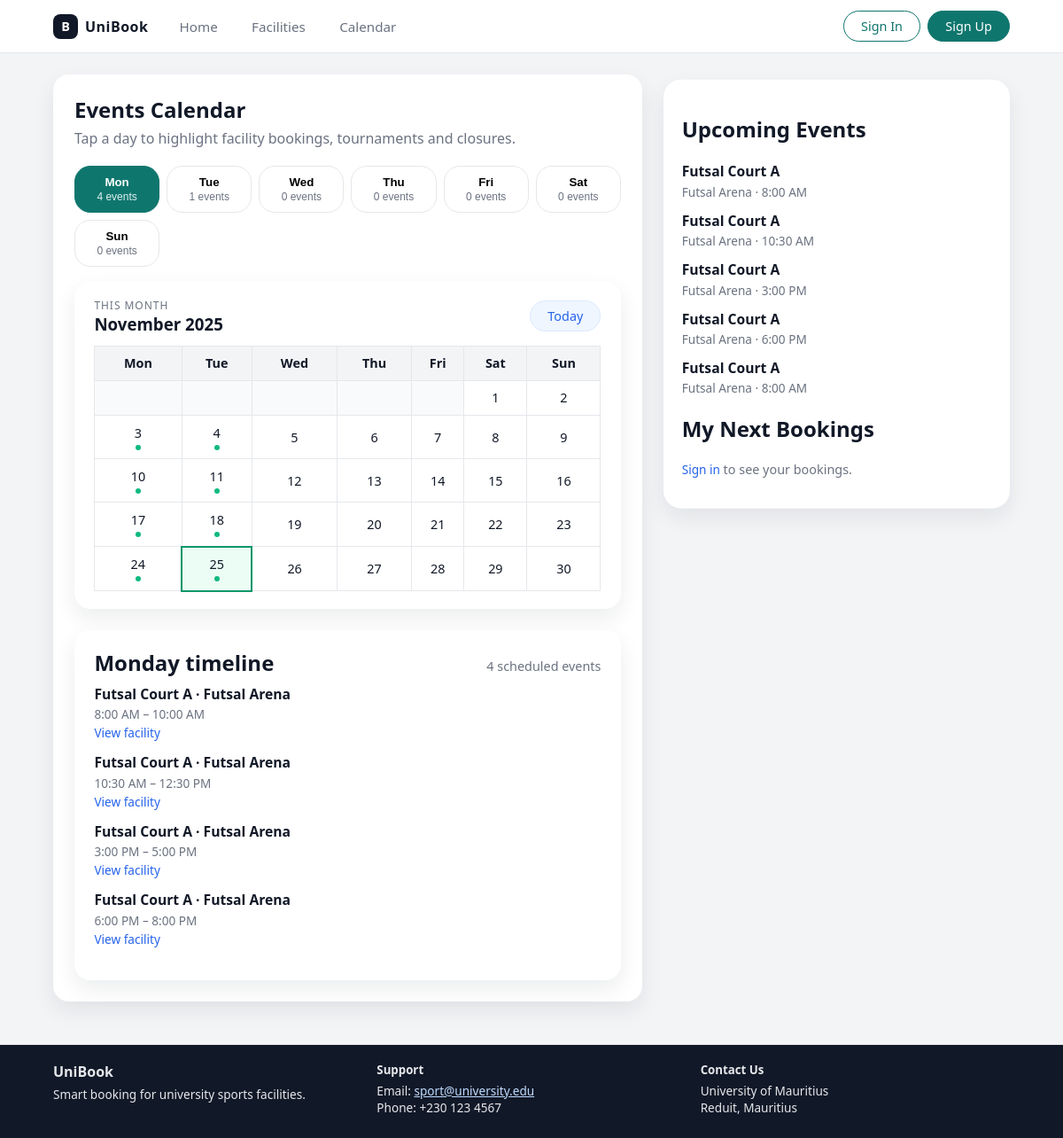
Before: /calendar/ with the older database file.
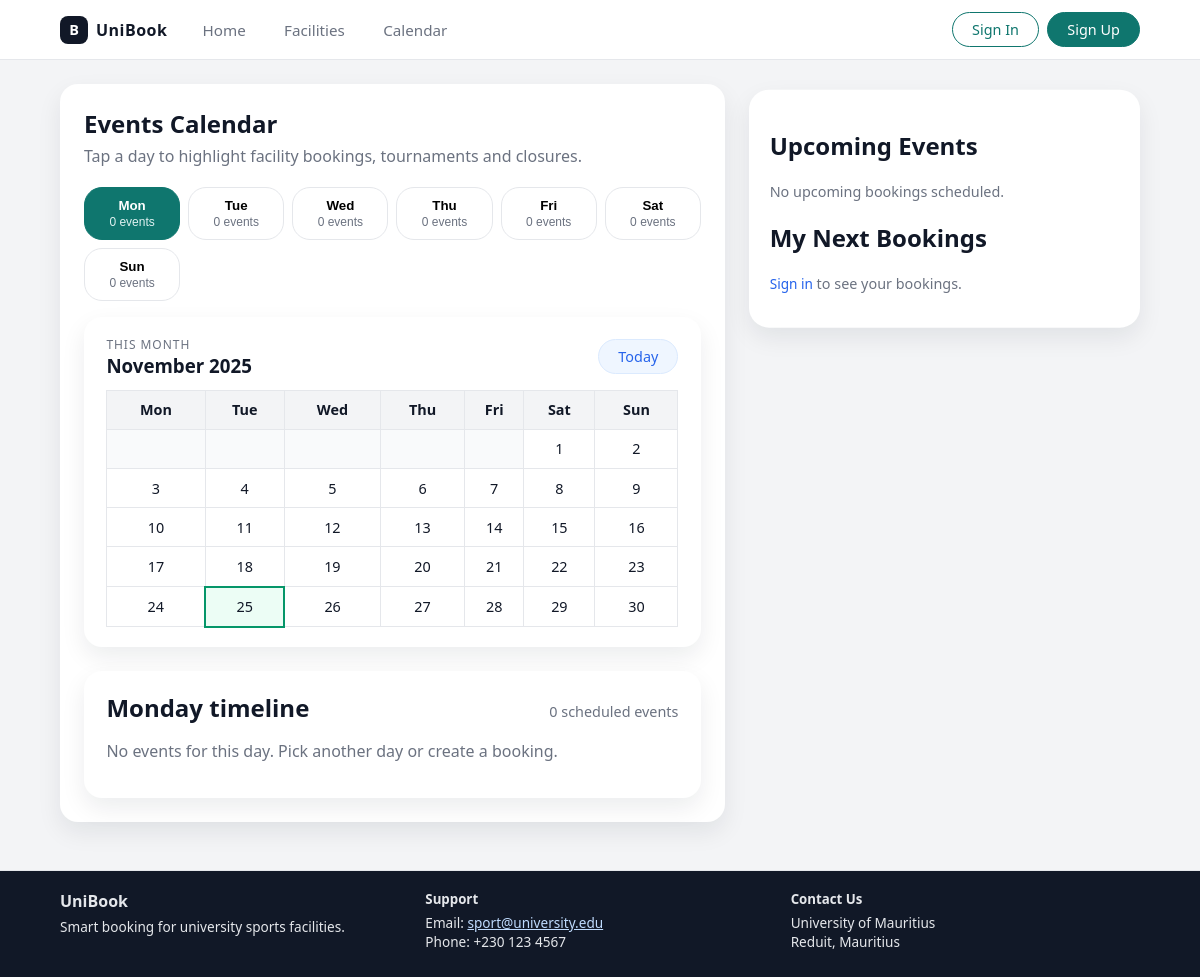
After: the same page with the newer database file.
### booking_sys/models.py (models this page shows, shortened)
class Booking(models.Model):
    FULFILLMENT_STATUS = [
        ('no', 'No'),
        ('yes', 'Yes'),
        ('cancelled', 'Cancelled'),
    ]
    booking_id = models.UUIDField(primary_key=True, default=uuid.uuid4, editable=False)
    user = models.ForeignKey(User, on_delete=models.CASCADE, related_name='bookings')
    slot = models.ForeignKey(Slot, on_delete=models.CASCADE, related_name='bookings')
    booking_date_time = models.DateTimeField(auto_now_add=True)
    notes = models.TextField(blank=True, default="None")
    fulfilled = models.CharField(max_length=10, choices=FULFILLMENT_STATUS, default='no')
    class Meta:
        constraints = [
            models.UniqueConstraint(fields=['slot'], name='unique_slot_booking')
        ]

class Slot(models.Model):
    SLOT_TYPES = [
        ('regular', 'Regular'),
        ('peak', 'Peak Hours'),
        ('off_peak', 'Off-Peak'),
    ]
    SLOT_STATUS = [
        ('available', 'Available'),
        ('booked', 'Booked'),
        ('blocked', 'Blocked'),
    ]
    slot_id = models.UUIDField(primary_key=True, default=uuid.uuid4, editable=False)
    court = models.ForeignKey(Court, on_delete=models.CASCADE, related_name='slots')
    day_of_week = models.IntegerField(choices=Availability.DAYS_OF_WEEK)
    start_time = models.TimeField()
    end_time = models.TimeField()
    slot_type = models.CharField(max_length=10, choices=SLOT_TYPES, default='regular')
    slot_status = models.CharField(max_length=20, choices=SLOT_STATUS, default='available')

class Court(models.Model):
    COURT_STATUS = [
        ('available', 'Available'),
        ('maintenance', 'Under Maintenance'),
        ('closed', 'Closed'),
    ]
    court_id = models.UUIDField(primary_key=True, default=uuid.uuid4, editable=False)
    facility = models.ForeignKey(Facility, on_delete=models.CASCADE, related_name='courts')
    court_name = models.CharField(max_length=200)
    sport_type = models.CharField(max_length=100)
    capacity = models.PositiveIntegerField(validators=[MinValueValidator(1), MaxValueValidator(1000)])
    notes = models.TextField(blank=True, default="None")
    court_status = models.CharField(max_length=20, choices=COURT_STATUS, default='available')

class Facility(models.Model):
    FACILITY_TYPES = [
        ('sports', 'Sports'),
        ('recreation', 'Recreation'),
        ('academic', 'Academic'),
        ('other', 'Other'),
    ]
    FACILITY_STATUS = [
        ('available', 'Available'),
        ('maintenance', 'Under Maintenance'),
        ('closed', 'Closed'),
    ]
    facility_id = models.UUIDField(primary_key=True, default=uuid.uuid4, editable=False)
    facility_name = models.CharField(max_length=200)
    facility_type = models.CharField(max_length=20, choices=FACILITY_TYPES)
    location = models.CharField(max_length=300)
    description = models.TextField(blank=True)
    facility_status = models.CharField(max_length=20, choices=FACILITY_STATUS, default='available')

### booking_sys/views.py (the view)
# urls.py: path('calendar/', views.calendar_view, name='calendar'),
@require_http_methods(["GET"])
def calendar_view(request):
    from calendar import monthcalendar, month_name
    from datetime import date
    courts = Court.objects.filter(court_status='available')
    user_bookings = []
    if request.user.is_authenticated:
        user_bookings = Booking.objects.filter(user=request.user, fulfilled='no').order_by('booking_date_time')[:10]
    upcoming_bookings = Booking.objects.filter(fulfilled='no').select_related(
        'slot__court__facility'
    ).order_by('slot__day_of_week', 'slot__start_time')
    selected_day_param = request.GET.get('day')
    try:
        selected_day = int(selected_day_param) if selected_day_param is not None else None
        if selected_day is not None and selected_day not in range(7):
            selected_day = None
    except ValueError:
        selected_day = None
    day_names = ['Monday', 'Tuesday', 'Wednesday', 'Thursday', 'Friday', 'Saturday', 'Sunday']
    calendar_days = []
    for idx, name in enumerate(day_names):
        day_bookings = [b for b in upcoming_bookings if b.slot.day_of_week == idx]
        calendar_days.append({
            'index': idx,
            'name': name,
            'bookings': day_bookings,
            'count': len(day_bookings),
            'is_selected': selected_day == idx
        })
    selected_index = 0
    selected_day_bookings = []
    selected_entry = None
    if calendar_days:
        if selected_day is not None:
            selected_index = selected_day
        else:
            calendar_days[0]['is_selected'] = True
        selected_entry = calendar_days[selected_index]
        selected_day_bookings = selected_entry['bookings']
    today = timezone.localdate()
    current_year = today.year
    current_month = today.month
    current_day = today.day
    cal = monthcalendar(current_year, current_month)
    if current_month == 1:
        prev_month = 12
        prev_year = current_year - 1
    else:
        prev_month = current_month - 1
        prev_year = current_year
    if current_month == 12:
        next_month = 1
        next_year = current_year + 1
    else:
        next_month = current_month + 1
        next_year = current_year
    days_with_events = set()
    for booking in upcoming_bookings:
        days_with_events.add(booking.slot.day_of_week)
    calendar_weeks = []
    for week in cal:
        week_data = []
        for day_index, day in enumerate(week):
            if day == 0:
                week_data.append({'day': None, 'is_today': False, 'has_event': False, 'is_current_month': False})
            else:
                is_today = (day == current_day)
                has_event = day_index in days_with_events
                week_data.append({
                    'day': day,
                    'is_today': is_today,
                    'has_event': has_event,
                    'is_current_month': True
                })
        calendar_weeks.append(week_data)
    context = {
        'courts': courts,
        'user_bookings': user_bookings,
        'upcoming_bookings': upcoming_bookings[:20],
        'calendar_days': calendar_days,
        'selected_day_bookings': selected_day_bookings,
        'selected_day_index': selected_index,
        'selected_day_entry': selected_entry,
        'current_month_label': today.strftime('%B %Y'),
        'calendar_weeks': calendar_weeks,
        'current_year': current_year,
        'current_month': current_month,
        'prev_month': prev_month,
        'prev_year': prev_year,
        'next_month': next_month,
        'next_year': next_year,
    }
    return render(request, 'calendar.html', context)

### booking_sys/templates/calendar.html (shortened to what this page needs)
{% extends 'base.html' %}
{% block content %}
<section class="section calendar-layout">
  <div class="calendar-main">
    <div class="section-header">
      <h1>Events Calendar</h1>
      <p>Tap a day to highlight facility bookings, tournaments and closures.</p>
    </div>
    <form method="get" class="calendar-day-picker">
      <div class="day-pill-grid">
        {% for day in calendar_days %}
          <button type="submit"
                  name="day"
                  value="{{ day.index }}"
                  class="day-pill {% if day.is_selected %}active{% endif %}">
            <span class="day-name">{{ day.name|slice:":3" }}</span>
            <span class="day-count">{{ day.count }} events</span>
          </button>
        {% endfor %}
      </div>
    </form>
    {% include 'components/calendar_template.html' %}
    <div class="selected-day-card">
      <div class="selected-day-header">
        <h2>{{ selected_day_entry.name }} timeline</h2>
        <p>{{ selected_day_bookings|length }} scheduled event{{ selected_day_bookings|pluralize }}</p>
      </div>
      {% if selected_day_bookings %}
        <ul class="events-list">
          {% for booking in selected_day_bookings %}
            <li>
              <h3>{{ booking.slot.court.court_name }} · {{ booking.slot.court.facility.facility_name }}</h3>
              <p>{{ booking.slot.start_time|time:"g:i A" }} – {{ booking.slot.end_time|time:"g:i A" }}</p>
              <a href="{% url 'booking_sys:facility_detail' booking.slot.court.facility.facility_name|slugify %}" class="link-small">View facility</a>
            </li>
          {% endfor %}
        </ul>
      {% else %}
        <p style="color: var(--text-muted);">No events for this day. Pick another day or create a booking.</p>
      {% endif %}
    </div>
  </div>
  <aside class="calendar-sidebar">
    <div class="booking-card">
      <h2>Upcoming Events</h2>
      {% if upcoming_bookings %}
        <ul class="events-list">
          {% for booking in upcoming_bookings|slice:":5" %}
            <li>
              <h3>{{ booking.slot.court.court_name }}</h3>
              <p>{{ booking.slot.court.facility.facility_name }} · {{ booking.slot.start_time|time:"g:i A" }}</p>
            </li>
          {% endfor %}
        </ul>
      {% else %}
        <p style="color: var(--text-muted); font-size: 0.9rem;">No upcoming bookings scheduled.</p>
      {% endif %}
      <h2>My Next Bookings</h2>
      {% if user.is_authenticated %}
        {% if user_bookings %}
          <ul class="events-list">
            {% for booking in user_bookings %}
              <li>
                <h3>{{ booking.slot.court.court_name }}</h3>
                <p>{{ booking.booking_date_time|date:"M d" }} · {{ booking.slot.start_time|time:"g:i A" }} – {{ booking.slot.end_time|time:"g:i A" }}</p>
                <a href="{% url 'booking_sys:facility_detail' booking.slot.court.facility.facility_name|slugify %}" class="link-small">View booking</a>
              </li>
            {% endfor %}
          </ul>
        {% else %}
          <p style="color: var(--text-muted); font-size: 0.9rem;">No upcoming bookings. <a href="{% url 'booking_sys:facilities' %}" class="link-small">Book a facility</a></p>
        {% endif %}
      {% else %}
        <p style="color: var(--text-muted); font-size: 0.9rem;"><a href="{% url 'booking_sys:login' %}" class="link-small">Sign in</a> to see your bookings.</p>
      {% endif %}
    </div>
  </aside>
</section>
{% endblock %}

### booking_sys/templates/base.html (shortened to what this page needs)
{% load static %}
<!DOCTYPE html>
<html lang="en">
<head>
  <link rel="stylesheet" href="{% static 'css/mystyle.css' %}" />
</head>
<body>
  <header class="navbar">
    <div class="nav-left">
      <div class="brand">
        <span class="brand-logo">B</span>
        <span class="brand-name">UniBook</span>
      </div>
      <nav class="nav-links">
        <a href="{% url 'booking_sys:home' %}" class="nav-link">Home</a>
        <a href="{% url 'booking_sys:facilities' %}" class="nav-link">Facilities</a>
        <a href="{% url 'booking_sys:calendar' %}" class="nav-link">Calendar</a>
      </nav>
    </div>
    <div class="nav-right">
        {% if user.is_authenticated %}
          <a href="{% url 'booking_sys:profile' %}" class="btn btn-outline">{{ user.first_name }}</a>
          <a href="{% url 'booking_sys:logout' %}" class="btn btn-primary">Logout</a>
        {% else %}
          <a href="{% url 'booking_sys:login' %}" class="btn btn-outline">Sign In</a>
          <a href="{% url 'booking_sys:register' %}" class="btn btn-primary">Sign Up</a>
        {% endif %}
    </div>
  </header>
  <main class="page-container">
    {% block content %}{% endblock %}
  </main>
  <footer class="site-footer">
    <div class="footer-inner">
      <div>
        <h4>UniBook</h4>
        <p>Smart booking for university sports facilities.</p>
      </div>
      <div>
        <h5>Support</h5>
        <p>Email: <a href="mailto:sport@university.edu">sport@university.edu</a></p>
        <p>Phone: +230 123 4567</p>
      </div>
      <div>
        <h5>Contact Us</h5>
        <p>University of Mauritius<br />Reduit, Mauritius</p>
      </div>
    </div>
  </footer>
</body>
</html>

### booking_sys/templates/components/calendar_template.html
<div class="visual-calendar">
  <div class="visual-calendar-header">
    <div>
      <p class="calendar-label">This Month</p>
      <h3>{{ current_month_label|default:"September 2025" }}</h3>
    </div>
    <div class="calendar-nav">
      <a class="btn btn-soft" href="?day={{ selected_day_index|default:0 }}">Today</a>
    </div>
  </div>
  <table class="visual-calendar-grid">
    <thead>
      <tr>
        <th>Mon</th>
        <th>Tue</th>
        <th>Wed</th>
        <th>Thu</th>
        <th>Fri</th>
        <th>Sat</th>
        <th>Sun</th>
      </tr>
    </thead>
    <tbody>
      {% for week in calendar_weeks %}
        <tr>
          {% for day_data in week %}
            {% if day_data.day %}
              <td class="{% if day_data.is_today %}today{% endif %} {% if day_data.has_event %}has-event{% endif %}">
                {{ day_data.day }}
              </td>
            {% else %}
              <td class="muted-cell"></td>
            {% endif %}
          {% endfor %}
        </tr>
      {% endfor %}
    </tbody>
  </table>
</div>

### booking_sys/static/css/mystyle.css (style rules this page uses)
:root { --bg: #f3f4f6; --surface: #ffffff; --border-subtle: #e5e7eb; --text-main: #111827; --text-muted: #6b7280; --primary: #0f766e; --primary-soft: #e0f2f1; --primary-dark: #064e3b; --accent: #2563eb; --danger: #dc2626; --warning: #f59e0b; --radius-card: 16px; --shadow-soft: 0 10px 25px rgba(15,23,42,0.08); --font-sans: system-ui, -apple-system, BlinkMacSystemFont, "Segoe UI", sans-serif; }
*, *::before, *::after { box-sizing: border-box; }
body { margin: 0; font-family: var(--font-sans); color: var(--text-main); background: var(--bg); }
.navbar { position: sticky; top: 0; z-index: 100; background: #ffffff; border-bottom: 1px solid var(--border-subtle); display: flex; align-items: center; justify-content: space-between; padding: 0.75rem 5vw; }
.nav-left { display: flex; align-items: center; gap: 1.5rem; }
.brand { display: flex; align-items: center; gap: 0.5rem; }
.brand-logo { width: 28px; height: 28px; border-radius: 8px; background: #111827; color: #ffffff; display: inline-flex; align-items: center; justify-content: center; font-weight: 700; font-size: 0.9rem; }
.brand-name { font-weight: 600; letter-spacing: 0.03em; }
.nav-links { display: flex; gap: 1rem; }
.nav-link { font-size: 0.95rem; color: var(--text-muted); text-decoration: none; padding: 0.35rem 0.7rem; border-radius: 999px; }
.nav-right { display: flex; gap: 0.5rem; }
.btn { display: inline-flex; align-items: center; justify-content: center; padding: 0.45rem 1.2rem; border-radius: 999px; font-size: 0.9rem; font-weight: 500; border: 1px solid transparent; cursor: pointer; text-decoration: none; white-space: nowrap; }
.btn-primary { background: var(--primary); color: #ffffff; border-color: var(--primary); }
.btn-outline { background: #ffffff; color: var(--primary); border-color: var(--primary); }
.btn-soft { background: #eff6ff; color: var(--accent); border-color: #dbeafe; }
.page-container { max-width: 1200px; margin: 1.5rem auto 3rem; padding: 0 5vw; }
.section { margin-bottom: 2.5rem; }
.section-header { margin-bottom: 1.25rem; }
.section-header h1, .section-header h2 { margin: 0 0 0.35rem; }
.section-header p { margin: 0; color: var(--text-muted); }
.booking-card { position: sticky; top: 80px; background: var(--surface); border-radius: 20px; padding: 1.2rem 1.3rem 1.3rem; box-shadow: var(--shadow-soft); }
.calendar-layout { display: grid; grid-template-columns: minmax(0, 1.7fr) minmax(260px, 1fr); gap: 1.5rem; }
.calendar-main { background: var(--surface); border-radius: 18px; padding: 1.4rem 1.5rem 1.5rem; box-shadow: var(--shadow-soft); }
.calendar-sidebar .booking-card { top: 90px; }
.link-small { font-size: 0.85rem; text-decoration: none; color: var(--accent); }
.site-footer { border-top: 1px solid var(--border-subtle); background: #111827; color: #e5e7eb; padding: 1.2rem 5vw 1.6rem; }
.footer-inner { max-width: 1200px; margin: 0 auto; display: grid; grid-template-columns: repeat(auto-fit,minmax(200px,1fr)); gap: 1rem; }
.site-footer h4, .site-footer h5 { margin: 0 0 0.3rem; }
.site-footer p { margin: 0; font-size: 0.85rem; }
.site-footer a { color: #bfdbfe; }

Changed rows visible on the page:
removed Booking: slot.court.court_name "Futsal Court A", slot.court.facility.facility_name "Futsal Arena", slot.start_time "8:00 AM", slot.end_time "10:00 AM"
removed Booking: slot.court.court_name "Futsal Court A", slot.court.facility.facility_name "Futsal Arena", slot.start_time "10:30 AM", slot.end_time "12:30 PM"
removed Booking: slot.court.court_name "Futsal Court A", slot.court.facility.facility_name "Futsal Arena", slot.start_time "3:00 PM", slot.end_time "5:00 PM"
removed Booking: slot.court.court_name "Futsal Court A", slot.court.facility.facility_name "Futsal Arena", slot.start_time "6:00 PM", slot.end_time "8:00 PM"
removed Booking: slot.court.court_name "Futsal Court A", slot.court.facility.facility_name "Futsal Arena", slot.start_time "8:00 AM", shown under "Upcoming Events"
Other visible differences:
{{ selected_day_bookings|length }}: "4" → "0"
new list line: "Mon 0 events"
new list line: "Tue 0 events"
text now shown: "No events for this day. Pick another day or create a booking. No upcoming bookings scheduled."
list line gone: "Mon 4 events"
list line gone: "Tue 1 events"
